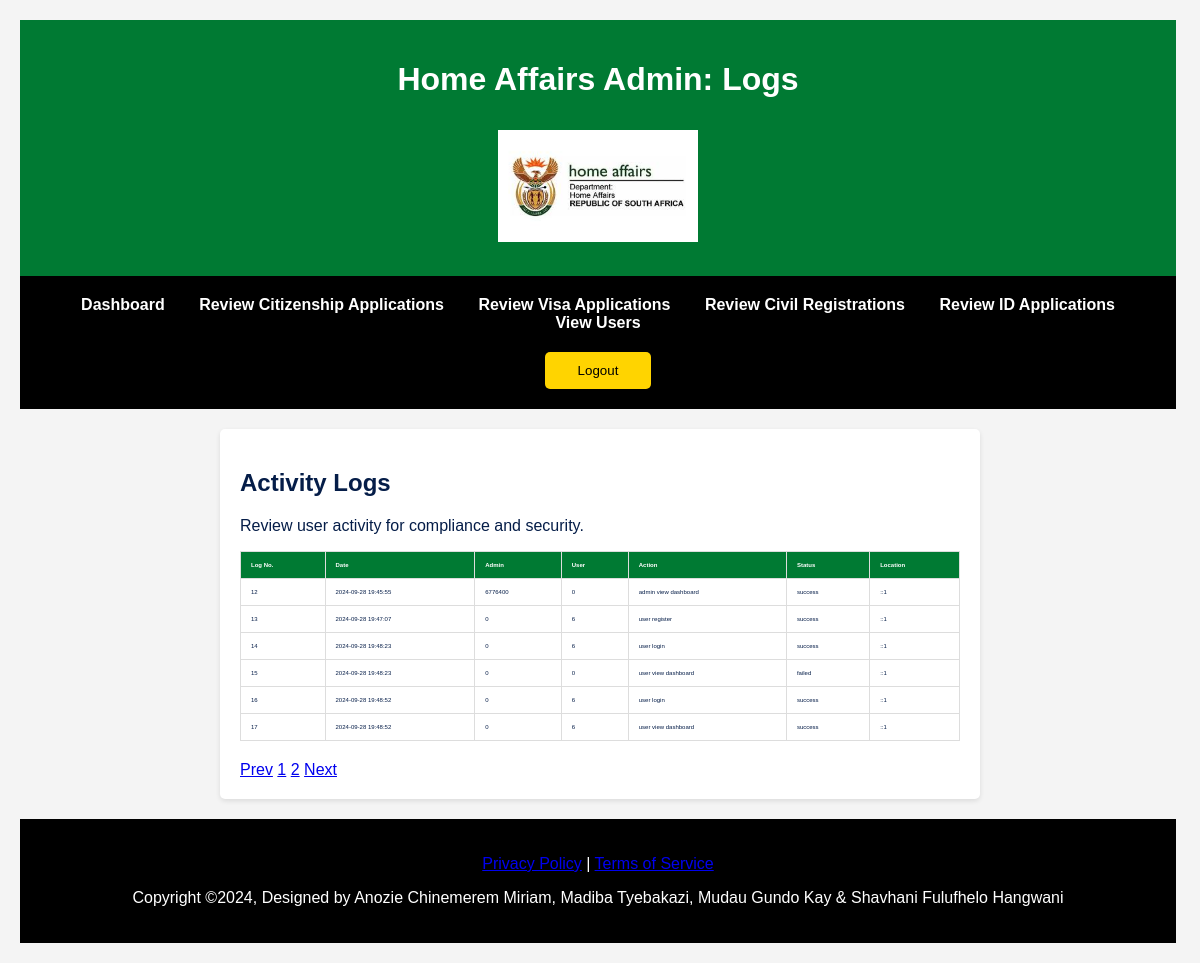
Page /admin/admin_audit_logs.php?pagenumber=2 (signed in) on the committed database.
### tables this page shows
CREATE TABLE `audit_logs` (
  `log_id` int(11) NOT NULL,
  `admin_id` int(11) NOT NULL,
  `user_id` int(11) NOT NULL,
  `log_action` varchar(255) NOT NULL,
  `log_status` varchar(10) NOT NULL,
  `log_location` varchar(255) NOT NULL,
  `log_date` datetime NOT NULL DEFAULT current_timestamp()
);

### admin/server/get_admin_audit_logs.php (called while the page is built, shortened)
<?php
  include('admin_connection.php');
  if(isset($_GET['pagenumber']) && $_GET['pagenumber'] != ""){
    $pagenumber = $_GET['pagenumber'];
  }
  else{
    $pagenumber = 1;
  }
  $stmt = $conn->prepare("SELECT COUNT(*) AS fldtotalrecords FROM audit_logs");
  $stmt->execute();
  $stmt->bind_result($totalrecords);
  $totalrecordsperpage = 10;
  $offset = ($pagenumber - 1) * $totalrecordsperpage;
  $totalnumberofpages = ceil($totalrecords / $totalrecordsperpage);
  $stmt1 = $conn->prepare("SELECT * FROM audit_logs LIMIT $offset,$totalrecordsperpage");
  $stmt1->execute();
  $logs = $stmt1->get_result();

### admin/admin_audit_logs.php (the view, shortened to what this page needs)
<?php
include("includes/admin_header.php");
?>
<body>
    <div class="container">
        <header>
            <h1>Home Affairs Admin: Logs</h1>
            <img class="logo" src="resources/Home.jpeg" alt="Home Affairs Logo">
        </header>
        <nav>
            <a href="admin_dashboard.php">Dashboard</a>
            <a href="admin_review_citizenship_applications.php">Review Citizenship Applications</a>
            <a href="admin_review_visa_applications.php">Review Visa Applications</a>
            <a href="admin_review_civil_registrations.php">Review Civil Registrations</a>
            <a href="admin_review_id_applications.php">Review ID Applications</a>
            <a href="admin_view_users.php">View Users</a>
            <?php if(isset($_SESSION['adminEmail'])){ ?>
                <form id="admin-logout-form" method="POST" action="admin_audit_logs.php">
                    <a><button type="submit" class="logoutBtn" id="adminLogoutBtn" name="adminLogoutBtn">Logout</button></a>
                </form>
            <?php } ?>
        </nav>
        <main>
            <h2>Activity Logs</h2>
            <p>Review user activity for compliance and security.</p>
            <table>
                <thead>
                    <tr>
                        <th>Log No.</th>
                        <th>Date</th>
                        <th>Admin</th>
                        <th>User</th>
                        <th>Action</th>
                        <th>Status</th>
                        <th>Location</th>
                    </tr>
                </thead>
                <tbody>
                    <?php include('server/get_admin_audit_logs.php');
                        foreach($logs as $log){?>
                    <tr>
                        <td><?php echo $log['log_id']; ?></td>
                        <td><?php echo $log['log_date']; ?></td>
                        <td><?php echo $log['admin_id']; ?></td>
                        <td><?php echo $log['user_id']; ?></td>
                        <td><?php echo $log['log_action']; ?></td>
                        <td><?php echo $log['log_status']; ?></td>
                        <td><?php echo $log['log_location']; ?></td>
                    </tr>
                    <?php } ?>
                </tbody>
            </table>
            <div class="page-btn">
                <span class="page-item <?php if($pagenumber <= 1){ echo 'disabled';} ?>"><a class="page-link" href="<?php if($pagenumber <= 1){ echo '#';}else{ echo "?pagenumber=".($pagenumber - 1);} ?>">Prev</a></span>
                <span class="page-item"><a class="page-link" href="?pagenumber=1">1</a></span>
                <span class="page-item"><a class="page-link" href="?pagenumber=2">2</a></span>
                <span class="page-item <?php if($pagenumber >= $totalnumberofpages){ echo 'disabled';} ?>"><a class="page-link" href="<?php if($pagenumber >= $totalnumberofpages){ echo '#';}else{ echo "?pagenumber=".($pagenumber + 1);} ?>">Next</a></span>
            </div>
        </main>
    </div>
</body>
<?php
include("includes/admin_footer.php");
?>

### admin/css/admin_style.css (style rules this page uses)
:root { --primary-color: #007A33; --secondary-color: #FFD400; --accent-color: #A10001; --text-color: #051D48; --bg-color: #f4f4f4; --white: #ffffff; --black: #000000; }
body { font-family: Arial, sans-serif; background-color: var(--bg-color); color: var(--text-color); margin: 0; padding: 20px; }
header, nav, footer { color: var(--white); padding: 20px; text-align: center; width: 93vw; }
header { background-color: var(--primary-color); }
nav, footer { background-color: var(--black); }
.logo { margin: 10px 0; animation: fadeIn 1s ease-in-out; height: auto; width: 200px; }
main { padding: 20px; background: var(--white); border-radius: 5px; box-shadow: 0 2px 5px rgba(0,0,0,0.1); max-width: 60vw; margin: 20px auto; }
h2 { margin-bottom: 20px; }
nav a { color: var(--white); text-decoration: none; margin: 0 15px; font-weight: bold; transition: color 0.3s; }
form { display: flex; flex-direction: column; }
button { border: none; padding: 2% 4%; cursor: pointer; border-radius: 5px; transition: background-color 0.3s, transform 0.3s, color 0.3s; }
button, .link-button, .action-button { background-color: var(--secondary-color); color: var(--black); }
button { margin-top: 20px; }
table { width: 60vw; border-collapse: collapse; margin-bottom: 20px; font-size: 1%; }
th, td { border: 1px solid #ddd; padding: 10px; text-align: left; word-wrap: break-word; }
th { background-color: var(--primary-color); color: var(--white); }
.logoutBtn { padding: 1% 3%; }

### rows in the picture
audit_logs: log_id "12", log_date "2024-09-28 19:45:55", admin "6776400", user "0", log_action "admin view dashboard", log_status "success", log_location "::1"
audit_logs: log_id "13", log_date "2024-09-28 19:47:07", admin "0", user "6", log_action "user register", log_status "success", log_location "::1"
audit_logs: log_id "14", log_date "2024-09-28 19:48:23", admin "0", user "6", log_action "user login", log_status "success", log_location "::1"
audit_logs: log_id "15", log_date "2024-09-28 19:48:23", admin "0", user "0", log_action "user view dashboard", log_status "failed", log_location "::1"
audit_logs: log_id "16", log_date "2024-09-28 19:48:52", admin "0", user "6", log_action "user login", log_status "success", log_location "::1"
audit_logs: log_id "17", log_date "2024-09-28 19:48:52", admin "0", user "6", log_action "user view dashboard", log_status "success", log_location "::1"
